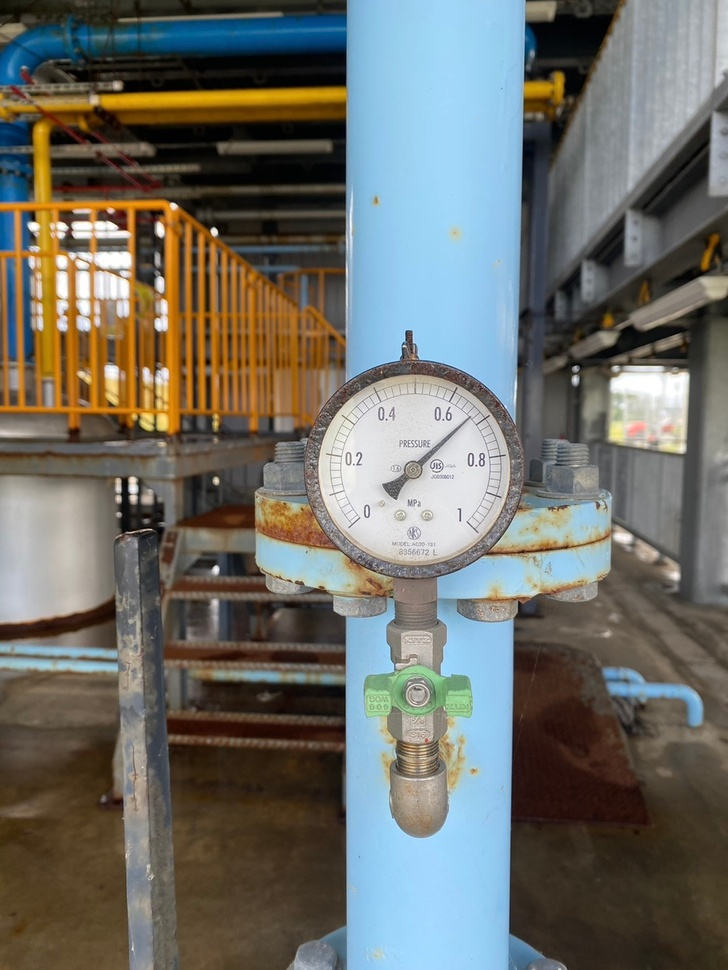
#> input picture data/Origin_data/LINE_ALBUM_20240711_240730_1.jpg, 728 x 970 px, shrunk from 1108 x 1477 before the run
$ python -i image_processing.py   (imports and definitions only)
#> lines starting #> are read from the running program, lines starting #| are printed output that depends on the picture; after the words box and inside, x2 and y2 are one past the last pixel; in counts of white or black regions, pixels touching at a corner belong together
import cv2
import numpy as np

def process_image(image_path):
    # 画像の読み込みとグレースケール化
    img = cv2.imread(image_path)
#> img is the input picture: shape (970, 728, 3); mean B, G, R 103.6, 109.8, 109.3
    gray = cv2.cvtColor(img, cv2.COLOR_BGR2GRAY)
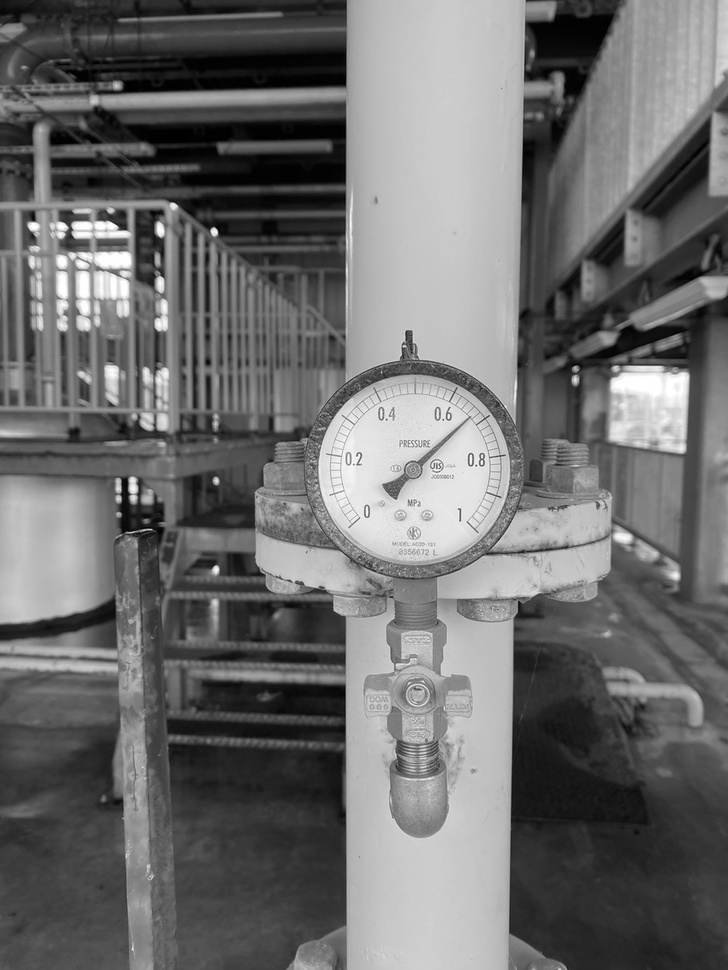
#> gray: shape (970, 728); min 0, max 255, mean 108.9

    # バイナリ化 (しきい値の値は画像に応じて調整)
    _, bw = cv2.threshold(gray, 180, 255, cv2.THRESH_BINARY)
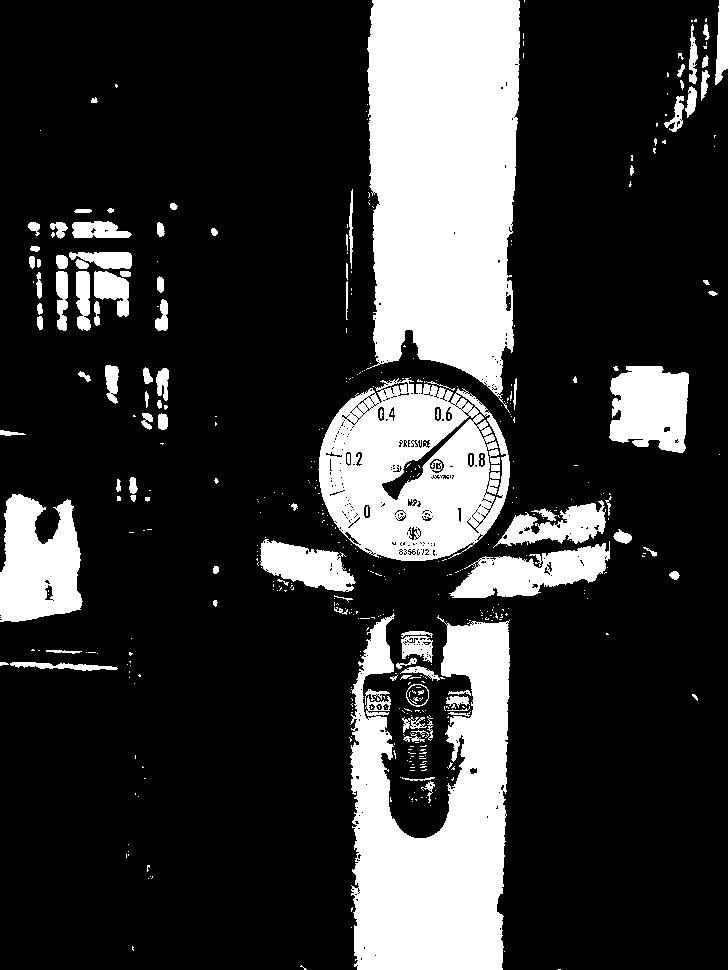
#> bw: shape (970, 728); 21.5% white; 471 white regions (364 under 20 px), largest, box (x1, y1, x2, y2) and area: (366, 0, 520, 413) 51961, (350, 613, 510, 970) 37291, (318, 378, 510, 561) 23913

    # ノイズ除去（小さいゴミを取り除く）
    bw = cv2.medianBlur(bw, 5)
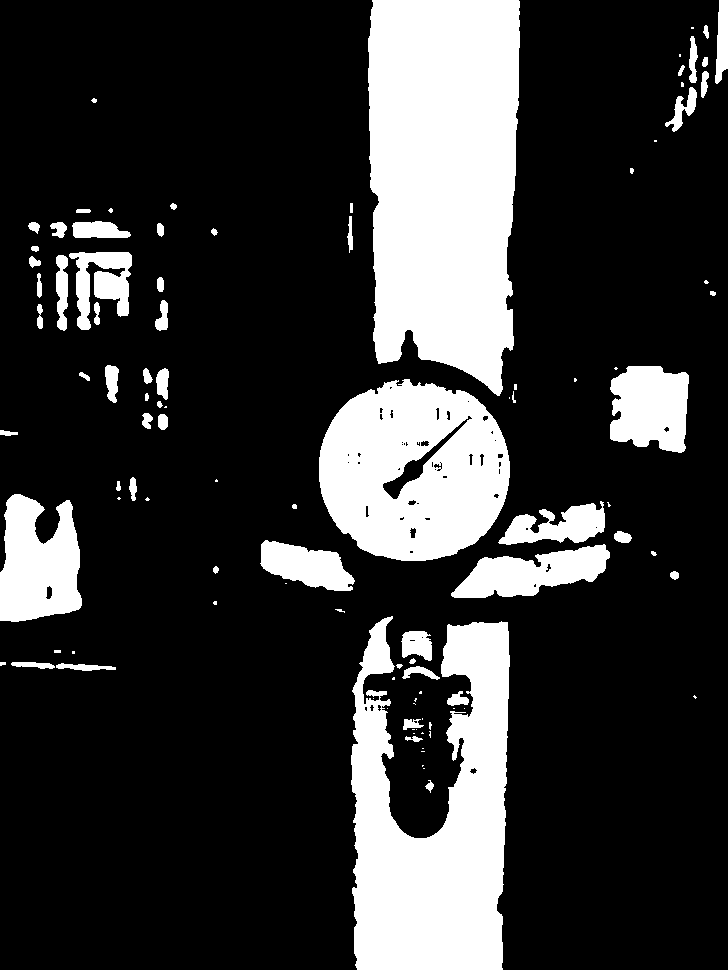
#> bw: shape (970, 728); 21.4% white; 104 white regions (39 under 20 px), largest, box (x1, y1, x2, y2) and area: (368, 0, 520, 396) 51985, (351, 616, 510, 970) 37661, (319, 379, 510, 561) 26035

    # 圧力計の円形部分の検出
    # minRadius, maxRadius をカメラ補助線の円を基準に設定
    image_width = bw.shape[1]
#> image_width = 728
    minRadius = int(image_width // 5)  # 画像の幅の1/5
#> minRadius = 145
    maxRadius = int(image_width // 3)  # 画像の幅の1/3
#> maxRadius = 242

    # HoughCirclesによる円の検出（Cannyやdpは使わない）
    circles = cv2.HoughCircles(bw, cv2.HOUGH_GRADIENT, 1,minDist=50,
                               param2=30, minRadius=minRadius, maxRadius=maxRadius)
#> circles = None

    if circles is not None:
        circles = np.uint16(np.around(circles))
        for i in circles[0, :]:
            # 検出された円を描画して確認
            cv2.circle(img, (i[0], i[1]), i[2], (0, 255, 0), 2)  # 外円
            cv2.circle(img, (i[0], i[1]), 2, (0, 0, 255), 3)  # 中心点

            # 最長線の検出のために、円の外側をマスクしてノイズを除去
            mask = np.zeros_like(bw)
            cv2.circle(mask, (i[0], i[1]), i[2], 255, thickness=-1)
            masked_img = cv2.bitwise_and(bw, bw, mask=mask)

            # 最長線の検出
            lines = cv2.HoughLinesP(masked_img, 1, np.pi / 180, threshold=100, minLineLength=50, maxLineGap=10)
            if lines is not None:
                # 最長の線を選択
                longest_line = max(lines, key=lambda line: np.linalg.norm((line[0][0] - line[0][2], line[0][1] - line[0][3])))
                return i[0], i[1], longest_line  # 円の中心座標と最長線の情報を返す

    return None, None, None

>>> result = process_image('../data/Origin_data/LINE_ALBUM_20240711_240730_1.jpg')

$ run again, on data/Origin_data/LINE_ALBUM_20240711_240730_103.jpg
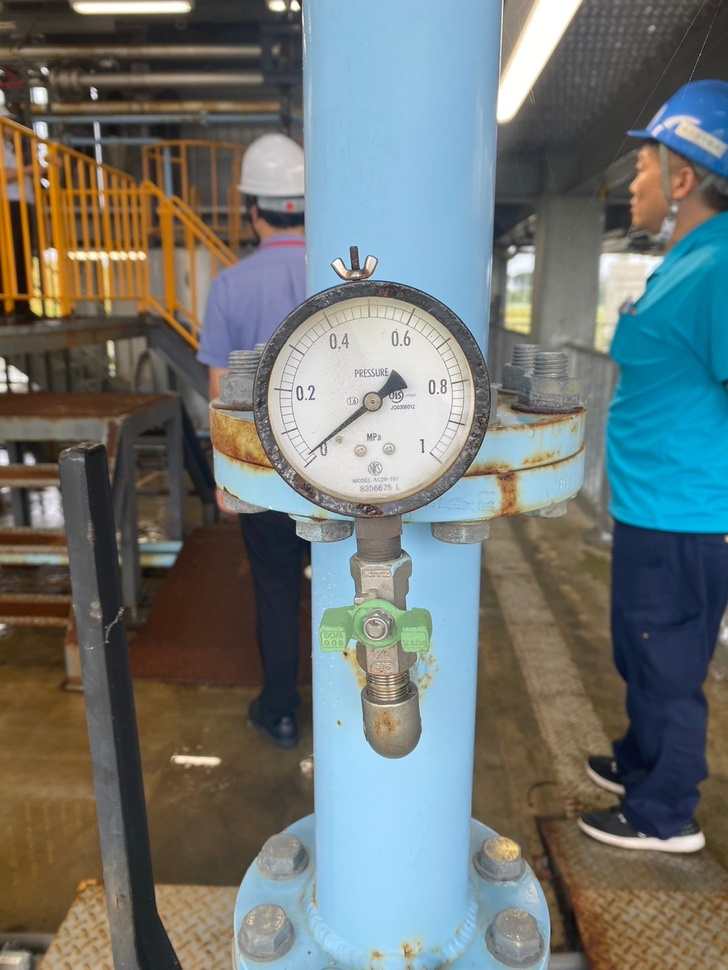
#> input picture data/Origin_data/LINE_ALBUM_20240711_240730_103.jpg, 728 x 970 px, shrunk from 1108 x 1477 before the run
#> in process_image, img is the input picture: shape (970, 728, 3); mean B, G, R 115.2, 117.2, 110.5
#> in process_image, `gray = cv2.cvtColor(img, cv2.COLOR_BGR2GRAY)`:
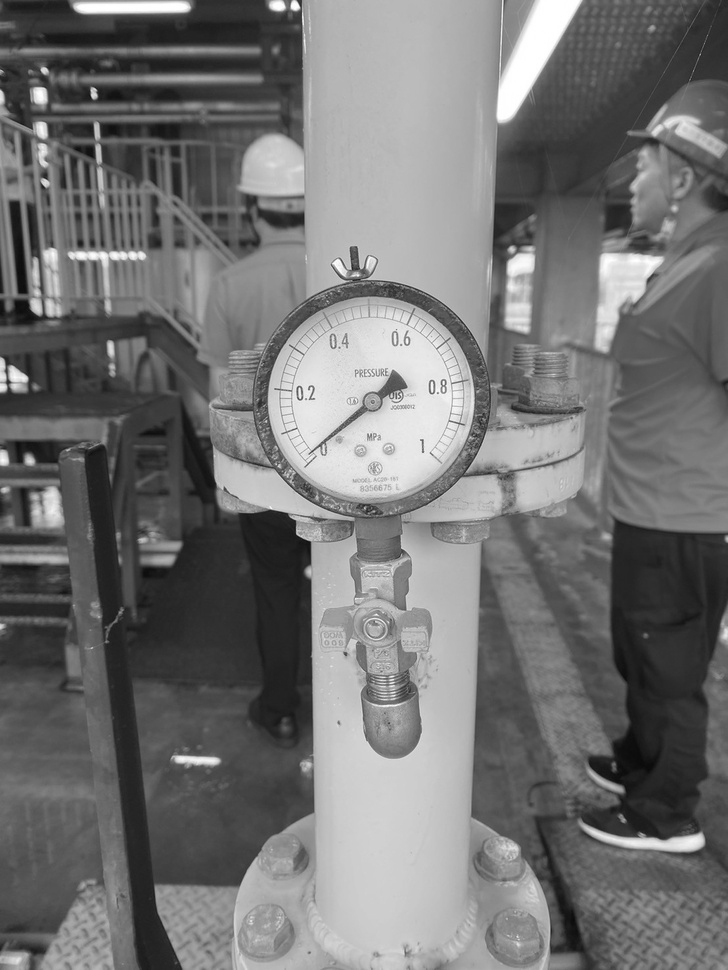
#> gray: shape (970, 728); min 10, max 255, mean 114.9
#> in process_image, `bw = cv2.medianBlur(bw, 5)`:
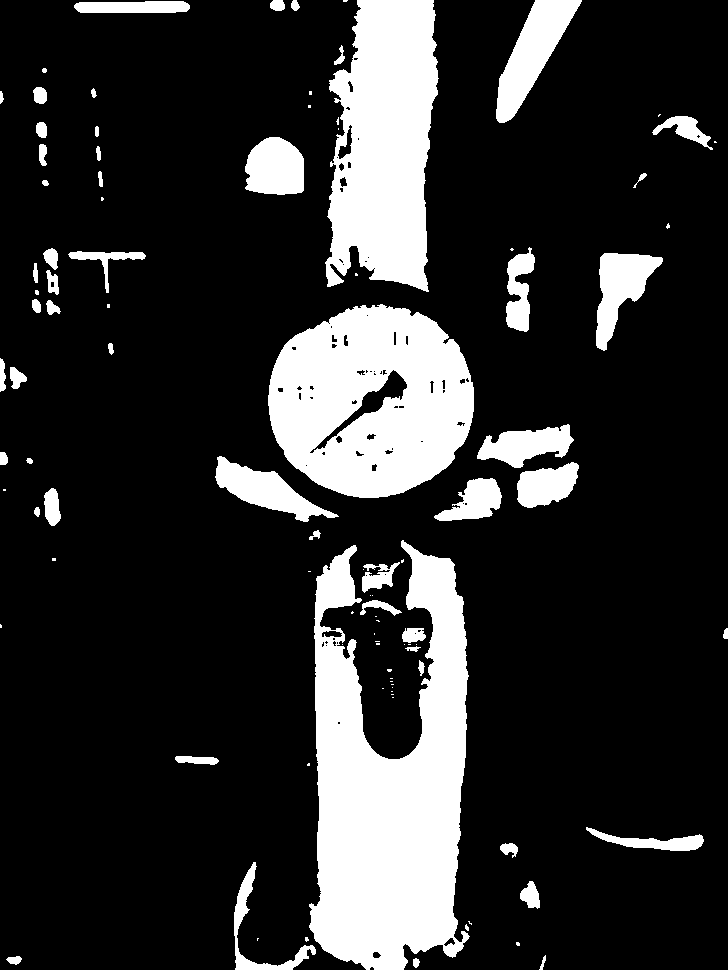
#> bw: shape (970, 728); 18.6% white; 101 white regions (46 under 20 px), largest, box (x1, y1, x2, y2) and area: (309, 540, 470, 970) 44742, (268, 304, 474, 498) 29359, (325, 0, 439, 292) 24916
#> circles = None

$ run again, on data/Origin_data/LINE_ALBUM_20240711_240730_104.jpg
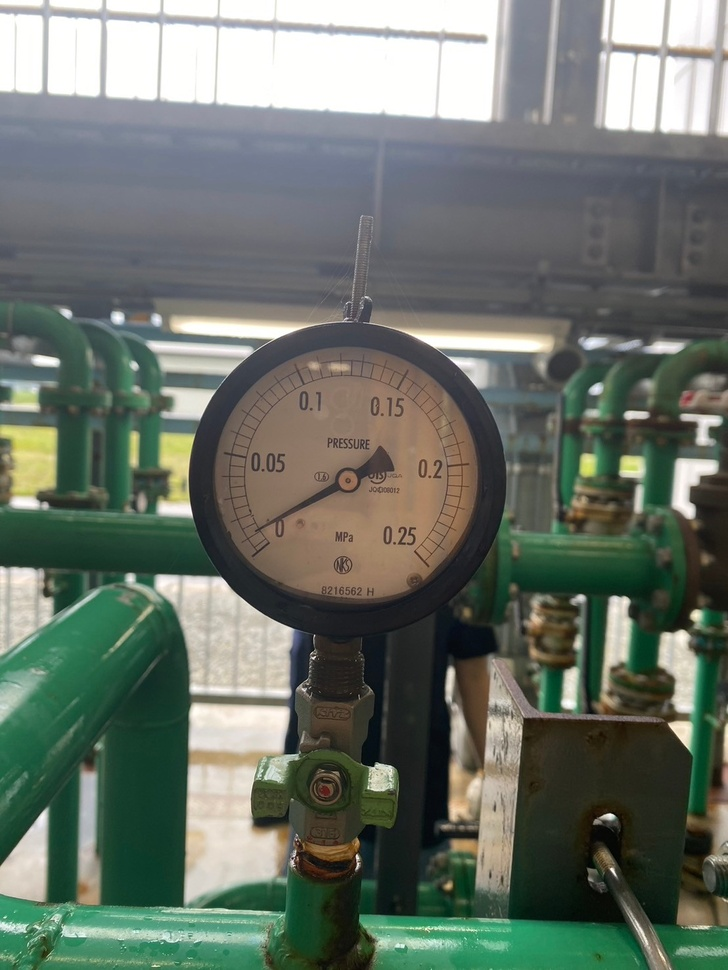
#> input picture data/Origin_data/LINE_ALBUM_20240711_240730_104.jpg, 728 x 970 px, shrunk from 1108 x 1477 before the run
#> in process_image, img is the input picture: shape (970, 728, 3); mean B, G, R 106.3, 115.9, 107.4
#> in process_image, `_, bw = cv2.threshold(gray, 180, 255, cv2.THRESH_BINARY)`:
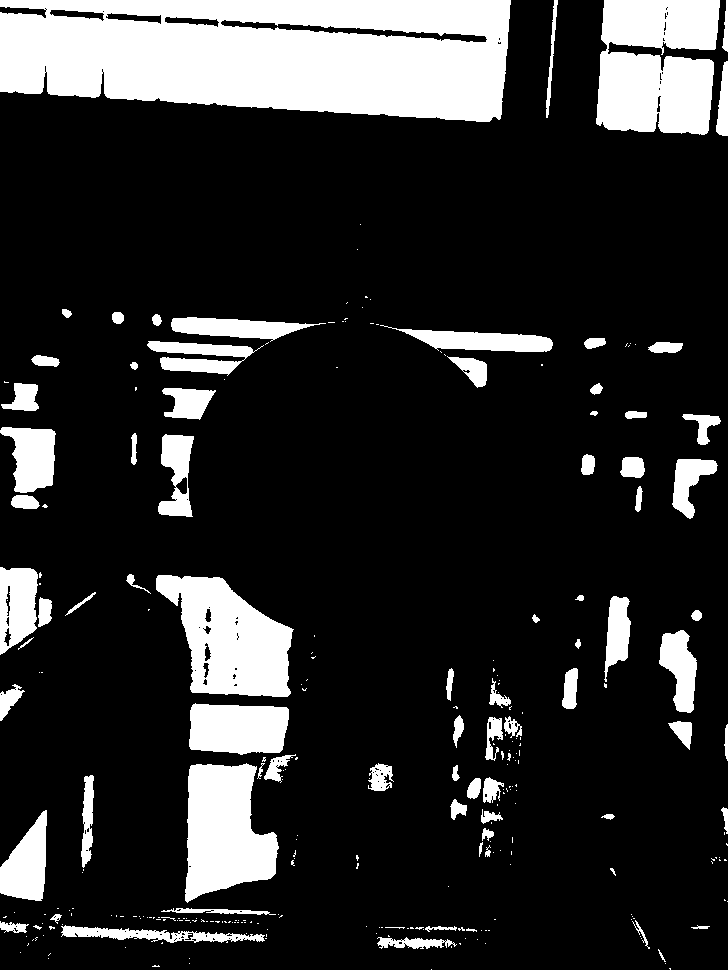
#> bw: shape (970, 728); 18% white; 283 white regions (202 under 20 px), largest, box (x1, y1, x2, y2) and area: (0, 0, 511, 122) 51556, (596, 0, 720, 135) 13921, (156, 575, 294, 697) 10417
#> in process_image, `bw = cv2.medianBlur(bw, 5)`:
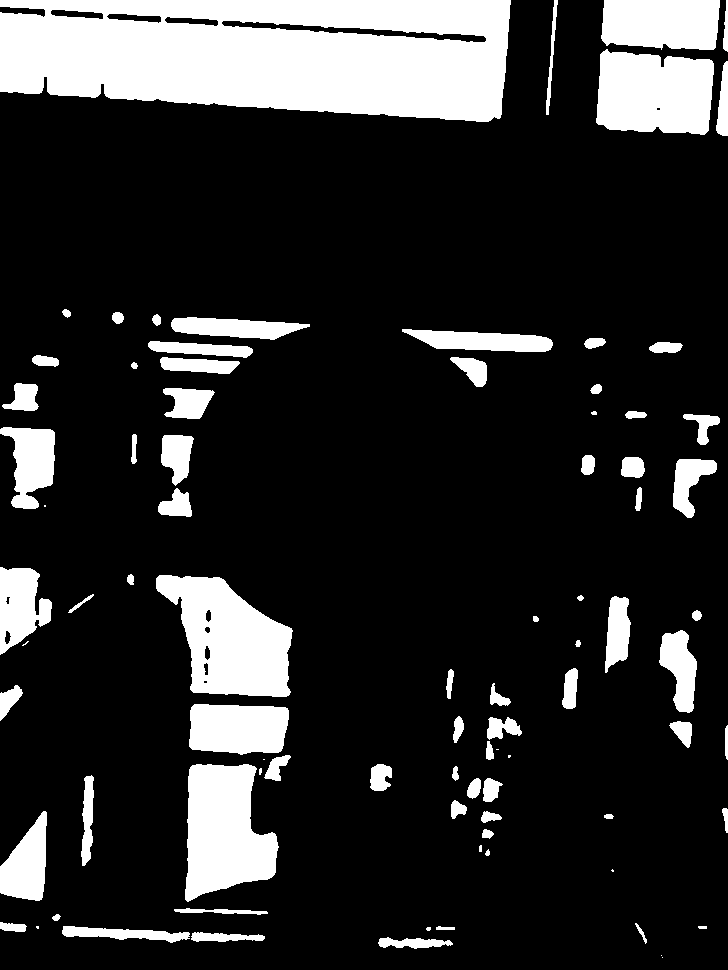
#> bw: shape (970, 728); 17.9% white; 87 white regions (11 under 20 px), largest, box (x1, y1, x2, y2) and area: (0, 0, 511, 122) 51649, (156, 575, 293, 697) 10511, (185, 764, 279, 902) 9198
#> circles = None

$ run again, on data/Origin_data/LINE_ALBUM_20240711_240730_120.jpg
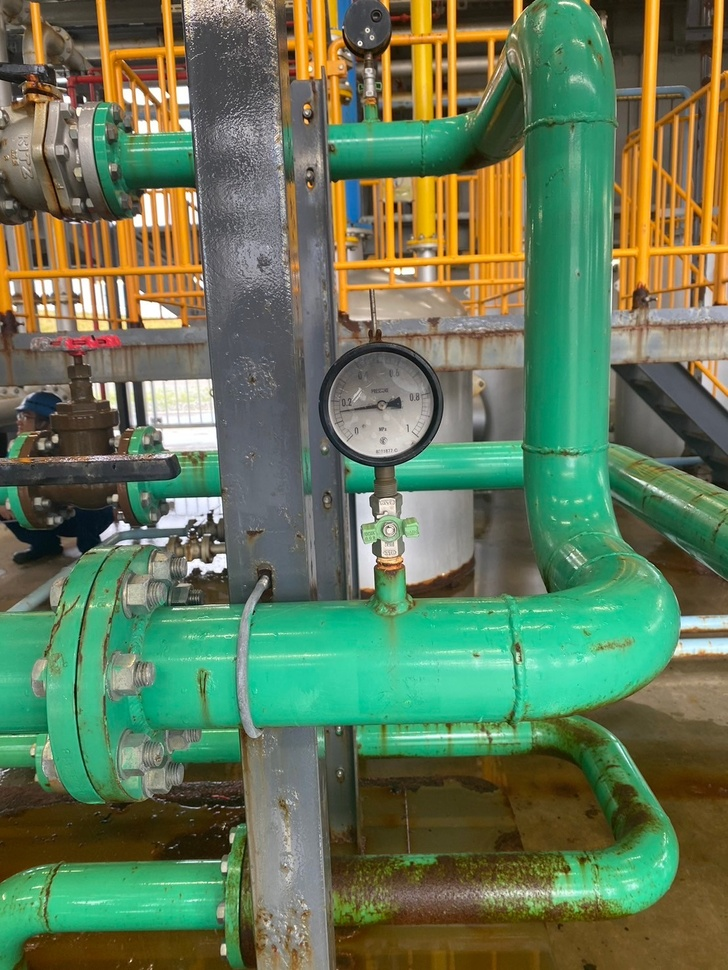
#> input picture data/Origin_data/LINE_ALBUM_20240711_240730_120.jpg, 728 x 970 px, shrunk from 1108 x 1477 before the run
#> in process_image, img is the input picture: shape (970, 728, 3); mean B, G, R 86.7, 119.5, 99.3
#> in process_image, `gray = cv2.cvtColor(img, cv2.COLOR_BGR2GRAY)`:
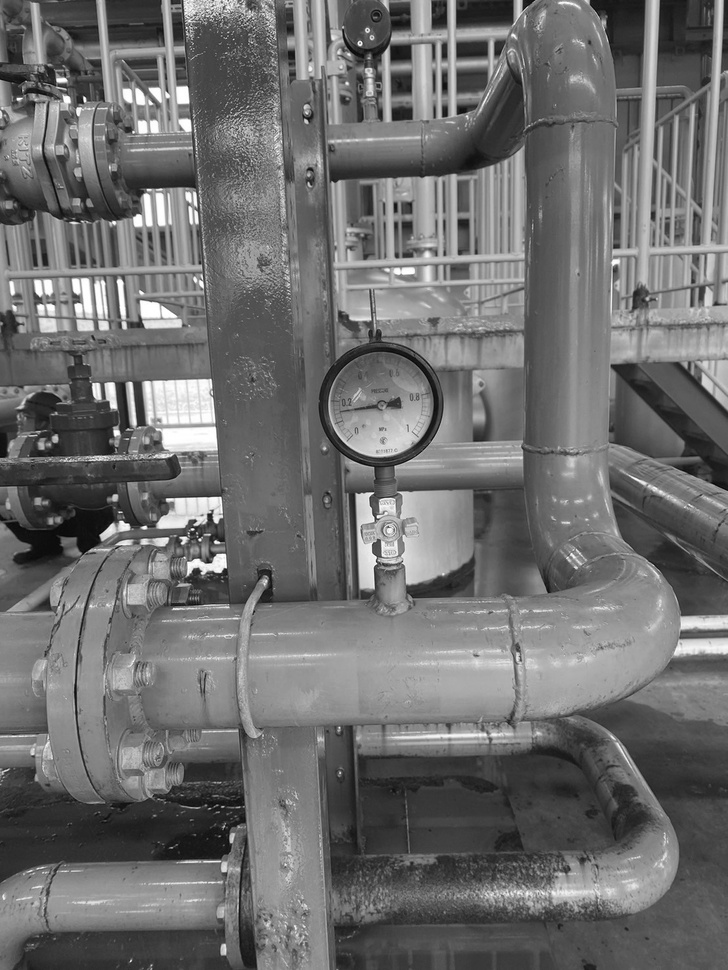
#> gray: shape (970, 728); min 4, max 255, mean 109.7
#> in process_image, `bw = cv2.medianBlur(bw, 5)`:
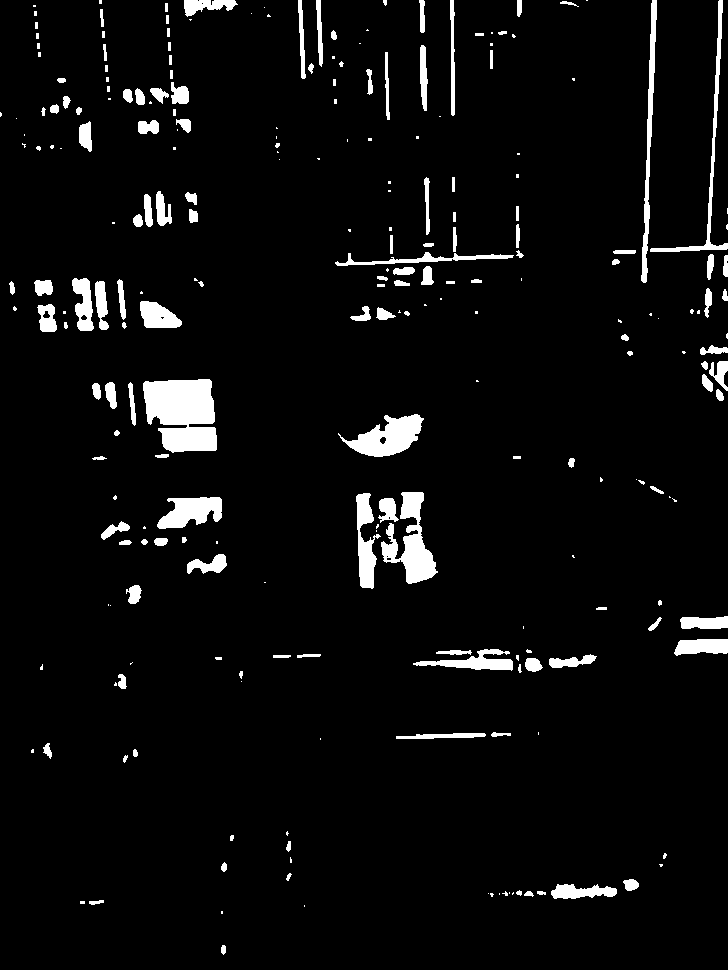
#> bw: shape (970, 728); 4.8% white; 251 white regions (109 under 20 px), largest, box (x1, y1, x2, y2) and area: (143, 379, 217, 453) 4253, (381, 492, 438, 584) 2280, (338, 414, 424, 457) 1912
#> circles = None
